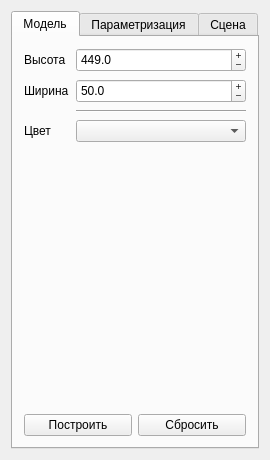
<?xml version="1.0" encoding="UTF-8"?>
<ui version="4.0">
 <class>ParamsWidget</class>
 <widget class="QWidget" name="ParamsWidget">
  <property name="geometry">
   <rect>
    <x>0</x>
    <y>0</y>
    <width>270</width>
    <height>460</height>
   </rect>
  </property>
  <property name="windowTitle">
   <string>Параметры</string>
  </property>
  <layout class="QVBoxLayout" name="verticalLayout">
   <item>
    <widget class="QTabWidget" name="tabWidget">
     <property name="currentIndex">
      <number>0</number>
     </property>
     <widget class="QWidget" name="tab_model">
      <attribute name="title">
       <string>Модель</string>
      </attribute>
      <layout class="QVBoxLayout" name="verticalLayout_2">
       <item>
        <layout class="QFormLayout" name="formLayout">
         <property name="sizeConstraint">
          <enum>QLayout::SetDefaultConstraint</enum>
         </property>
         <property name="fieldGrowthPolicy">
          <enum>QFormLayout::AllNonFixedFieldsGrow</enum>
         </property>
         <property name="formAlignment">
          <set>Qt::AlignLeading|Qt::AlignLeft|Qt::AlignVCenter</set>
         </property>
         <property name="horizontalSpacing">
          <number>7</number>
         </property>
         <property name="verticalSpacing">
          <number>7</number>
         </property>
         <item row="0" column="0">
          <widget class="QLabel" name="label">
           <property name="sizePolicy">
            <sizepolicy hsizetype="Preferred" vsizetype="Preferred">
             <horstretch>0</horstretch>
             <verstretch>0</verstretch>
            </sizepolicy>
           </property>
           <property name="text">
            <string>Высота</string>
           </property>
          </widget>
         </item>
         <item row="0" column="1">
          <widget class="QDoubleSpinBox" name="doubleSpinBox_length">
           <property name="minimumSize">
            <size>
             <width>0</width>
             <height>24</height>
            </size>
           </property>
           <property name="styleSheet">
            <string notr="true">QLineEdit {

	border: 2px solid rgb(85, 85, 127);
	border-radius: 4px;
}</string>
           </property>
           <property name="buttonSymbols">
            <enum>QAbstractSpinBox::PlusMinus</enum>
           </property>
           <property name="specialValueText">
            <string/>
           </property>
           <property name="decimals">
            <number>1</number>
           </property>
           <property name="minimum">
            <double>155.000000000000000</double>
           </property>
           <property name="maximum">
            <double>900.000000000000000</double>
           </property>
           <property name="singleStep">
            <double>10.000000000000000</double>
           </property>
           <property name="value">
            <double>449.000000000000000</double>
           </property>
          </widget>
         </item>
         <item row="1" column="0">
          <widget class="QLabel" name="label_2">
           <property name="text">
            <string>Ширина</string>
           </property>
          </widget>
         </item>
         <item row="1" column="1">
          <widget class="QDoubleSpinBox" name="doubleSpinBox_diam">
           <property name="minimumSize">
            <size>
             <width>0</width>
             <height>24</height>
            </size>
           </property>
           <property name="buttonSymbols">
            <enum>QAbstractSpinBox::PlusMinus</enum>
           </property>
           <property name="decimals">
            <number>1</number>
           </property>
           <property name="minimum">
            <double>40.000000000000000</double>
           </property>
           <property name="maximum">
            <double>70.000000000000000</double>
           </property>
           <property name="value">
            <double>50.000000000000000</double>
           </property>
          </widget>
         </item>
         <item row="2" column="1">
          <widget class="Line" name="line">
           <property name="orientation">
            <enum>Qt::Horizontal</enum>
           </property>
          </widget>
         </item>
         <item row="3" column="0">
          <widget class="QLabel" name="label_7">
           <property name="text">
            <string>Цвет</string>
           </property>
          </widget>
         </item>
         <item row="3" column="1">
          <widget class="QComboBox" name="comboBox_colorScheme">
           <property name="currentIndex">
            <number>-1</number>
           </property>
           <property name="maxCount">
            <number>2</number>
           </property>
          </widget>
         </item>
        </layout>
       </item>
       <item>
        <spacer name="verticalSpacer">
         <property name="orientation">
          <enum>Qt::Vertical</enum>
         </property>
         <property name="sizeType">
          <enum>QSizePolicy::Expanding</enum>
         </property>
         <property name="sizeHint" stdset="0">
          <size>
           <width>20</width>
           <height>40</height>
          </size>
         </property>
        </spacer>
       </item>
       <item>
        <layout class="QHBoxLayout" name="horizontalLayout">
         <item>
          <widget class="QPushButton" name="pushButton_build">
           <property name="text">
            <string>Построить</string>
           </property>
          </widget>
         </item>
         <item>
          <widget class="QPushButton" name="pushButton_reset">
           <property name="text">
            <string>Сбросить</string>
           </property>
          </widget>
         </item>
        </layout>
       </item>
      </layout>
     </widget>
     <widget class="QWidget" name="tab">
      <attribute name="title">
       <string>Параметризация</string>
      </attribute>
      <widget class="QPushButton" name="pushButton">
       <property name="geometry">
        <rect>
         <x>10</x>
         <y>20</y>
         <width>93</width>
         <height>28</height>
        </rect>
       </property>
       <property name="text">
        <string>PushButton</string>
       </property>
      </widget>
     </widget>
     <widget class="QWidget" name="tab_scene">
      <attribute name="title">
       <string>Сцена</string>
      </attribute>
      <layout class="QVBoxLayout" name="verticalLayout_3">
       <item>
        <layout class="QFormLayout" name="formLayout_2">
         <item row="0" column="0">
          <widget class="QLabel" name="label_4">
           <property name="text">
            <string>Тип света</string>
           </property>
          </widget>
         </item>
         <item row="0" column="1">
          <widget class="QComboBox" name="comboBox_lighttype">
           <property name="currentIndex">
            <number>-1</number>
           </property>
           <property name="maxCount">
            <number>3</number>
           </property>
          </widget>
         </item>
         <item row="1" column="0">
          <widget class="QLabel" name="label_5">
           <property name="text">
            <string>Грани</string>
           </property>
          </widget>
         </item>
         <item row="1" column="1">
          <widget class="QComboBox" name="comboBox_edges">
           <property name="currentIndex">
            <number>-1</number>
           </property>
           <property name="maxCount">
            <number>2</number>
           </property>
          </widget>
         </item>
         <item row="2" column="0">
          <widget class="QLabel" name="label_6">
           <property name="text">
            <string>Двусторонний</string>
           </property>
          </widget>
         </item>
         <item row="2" column="1">
          <widget class="QComboBox" name="comboBox_doublesided">
           <property name="currentIndex">
            <number>-1</number>
           </property>
           <property name="maxCount">
            <number>2</number>
           </property>
          </widget>
         </item>
         <item row="3" column="1">
          <widget class="Line" name="line_3">
           <property name="orientation">
            <enum>Qt::Horizontal</enum>
           </property>
          </widget>
         </item>
         <item row="4" column="1">
          <widget class="QComboBox" name="comboBox_section">
           <property name="currentIndex">
            <number>-1</number>
           </property>
           <property name="maxCount">
            <number>2</number>
           </property>
          </widget>
         </item>
         <item row="4" column="0">
          <widget class="QLabel" name="label_8">
           <property name="text">
            <string>Сечение</string>
           </property>
          </widget>
         </item>
         <item row="5" column="1">
          <widget class="Line" name="line_4">
           <property name="orientation">
            <enum>Qt::Horizontal</enum>
           </property>
          </widget>
         </item>
         <item row="6" column="0">
          <widget class="QLabel" name="label_3">
           <property name="text">
            <string>Корпус</string>
           </property>
          </widget>
         </item>
         <item row="6" column="1">
          <widget class="QSlider" name="horizontalSlider_frameTransp">
           <property name="maximum">
            <number>100</number>
           </property>
           <property name="value">
            <number>100</number>
           </property>
           <property name="orientation">
            <enum>Qt::Horizontal</enum>
           </property>
          </widget>
         </item>
        </layout>
       </item>
       <item>
        <spacer name="verticalSpacer_3">
         <property name="orientation">
          <enum>Qt::Vertical</enum>
         </property>
         <property name="sizeHint" stdset="0">
          <size>
           <width>20</width>
           <height>40</height>
          </size>
         </property>
        </spacer>
       </item>
       <item>
        <layout class="QHBoxLayout" name="horizontalLayout_2">
         <property name="sizeConstraint">
          <enum>QLayout::SetDefaultConstraint</enum>
         </property>
         <item>
          <widget class="QPushButton" name="pushButton_sceneset">
           <property name="text">
            <string>Обновить</string>
           </property>
          </widget>
         </item>
        </layout>
       </item>
      </layout>
     </widget>
    </widget>
   </item>
  </layout>
 </widget>
 <layoutdefault spacing="6" margin="11"/>
 <resources/>
 <connections/>
</ui>
